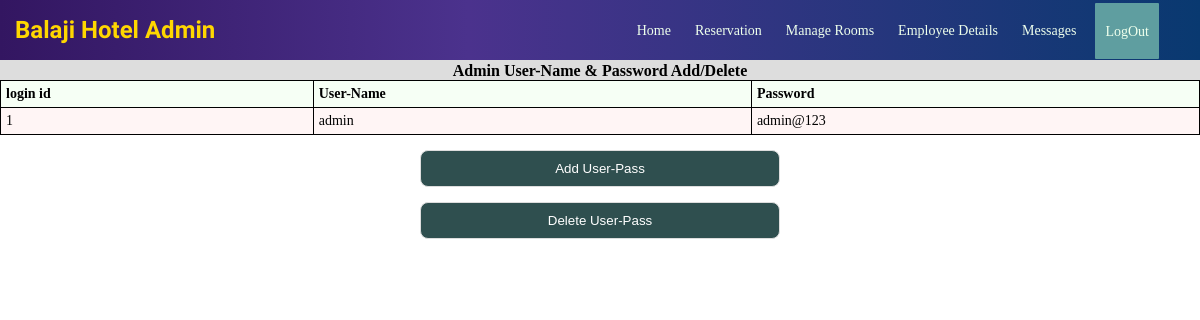
The app's page /admin/adpass.php (signed in) with its own data.
### tables this page shows
CREATE TABLE `log` ( `lid` INT(3) NOT NULL AUTO_INCREMENT , `usname` VARCHAR(15) NOT NULL , `pass` VARCHAR(15) NOT NULL , PRIMARY KEY (`lid`) KEY_BLOCK_SIZE = 1 USING HASH);

### admin/adpass.php (the view, shortened to what this page needs)
<?php include('nav.php'); ?>
<!DOCTYPE html>
<html>
<head>
</head>
<body>
    <div class="myss" style="overflow-x:auto;">
        <h4 align="center "> Admin User-Name & Password Add/Delete </h4>
        <table id="myTable">
            <tr>
                <th>login id</th>
                <th>User-Name</th>
                <th>Password</th>
            </tr>
            <?php
            $con = makeconnection();
            $sql = "SELECT * FROM `log`";
            $rs = mysqli_query($con, $sql);
            while ($row = mysqli_fetch_assoc($rs)) {
                echo "<tr>";
                echo "<td>";
                echo $row['lid'];
                echo "</td>";
                echo "<td>";
                echo $row['usname'];
                echo "</td>";
                echo "<td>";
                echo $row['pass'];
                echo "</td>";
                echo "</tr>";
            }
            ?>
        </table>
    </div>
    <button class="button2" onclick="javascript:window.open('adpassad.php','_self')"> Add User-Pass </button>
    <button class="button2" onclick="javascript:window.open('adpassdel.php','_self')"> Delete User-Pass </button>
</body>
</html>

### admin/nav.php (style rules this page uses)
* { padding: 0; margin: 0; text-decoration: none; list-style: none; box-sizing: border-box; }
html, body { width: 100%; height: 100%; margin: 0px; padding: 0px; overflow-x: hidden; }

### admin/adpass.php (style rules this page uses)
html, body { width: 100%; height: 100%; margin: 0px; padding: 0px; overflow-x: hidden; }
.myss { padding-top: 10px; margin-top: -8px; background-color: #ddd; }
table { border-collapse: collapse; border-spacing: 0; width: 100%; border: 1px solid #ddd; font-size: 14px; }
th, td { text-align: left; padding: 5px; }
tr:nth-child(even) { background-color: #fff5f5; }
tr:nth-child(odd) { background-color: #f6fff5; }
table, th, td { border: 0.01em solid black; }
.button2 { padding: 10px 20px; background-color: darkslategrey; border: 1px solid #ddd; color: white; border-radius: 8px; width: 30%; margin-left: auto; margin-right: auto; margin-top: 15px; display: block; cursor: pointer; }

### records on screen
log: lid "1", usname "admin", pass "admin@123"
